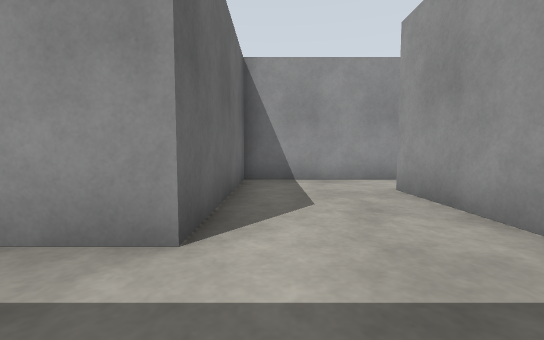
[1] (above)

24 first-person views from a walk through a world built for the Gazebo simulator. The camera is 0.72 m above the floor, tilts 4° down and sees 90° across. The floor is counted in squares, 1 m on a side. Each view is taken from the middle of a square. On the plan, view 1 faces up. The plan holds only what a view shows up to about 9 squares ahead; the rest is blank. The place goes on beyond the plan.

[2]
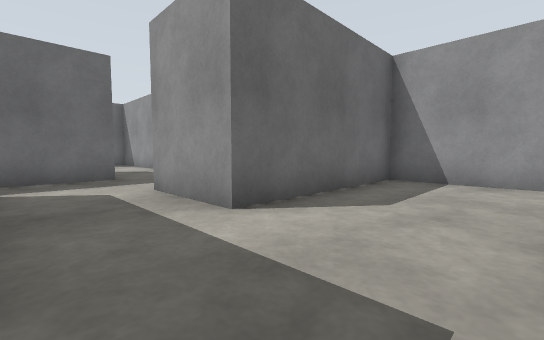

[3]
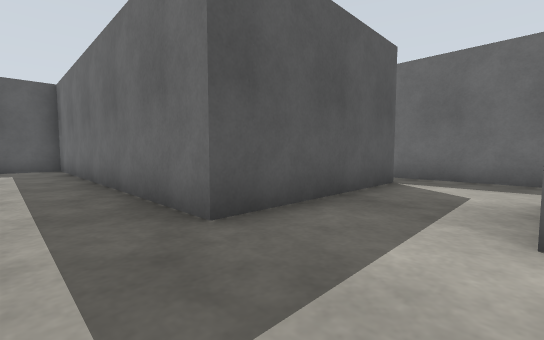

[4]
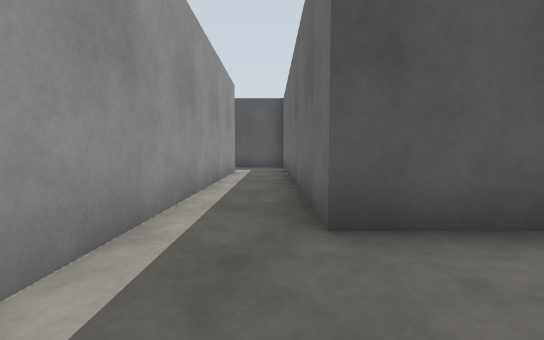

[5]
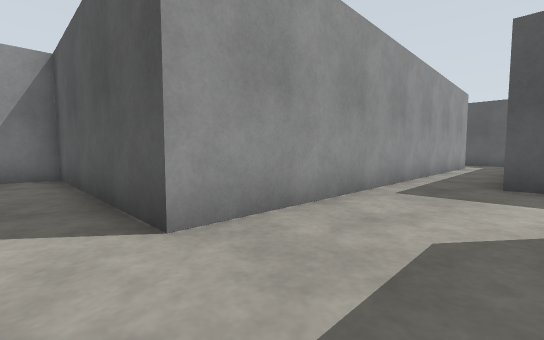

[6]
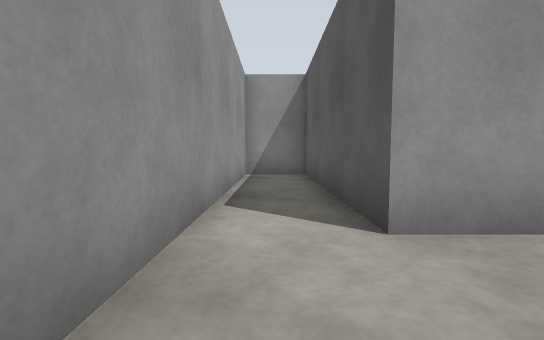

[7]
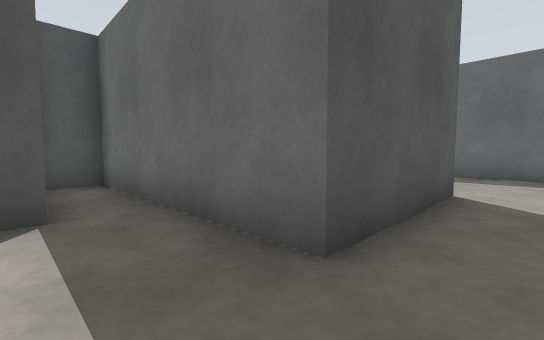

[8]
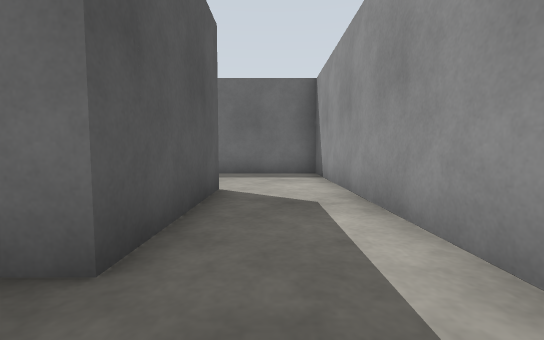

[9]
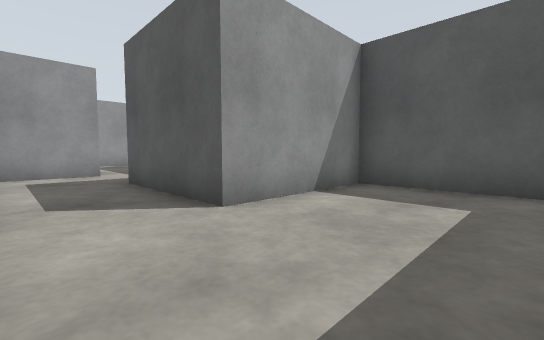

[10]
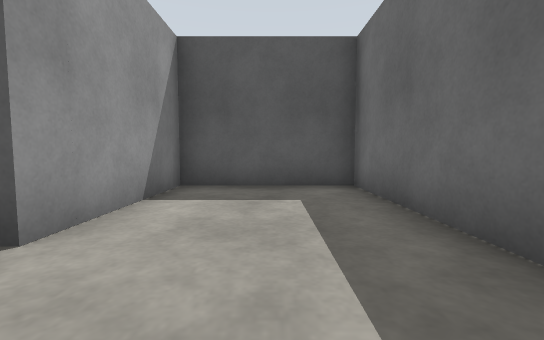

[11]
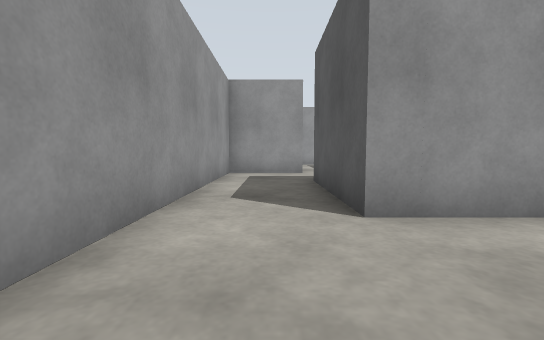

[12]
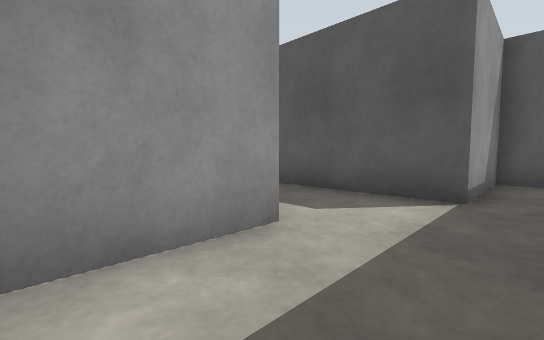

[13]
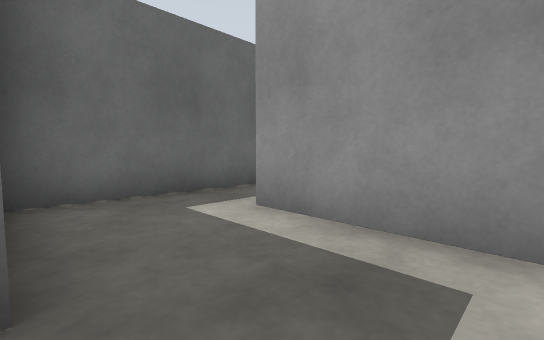

[14]
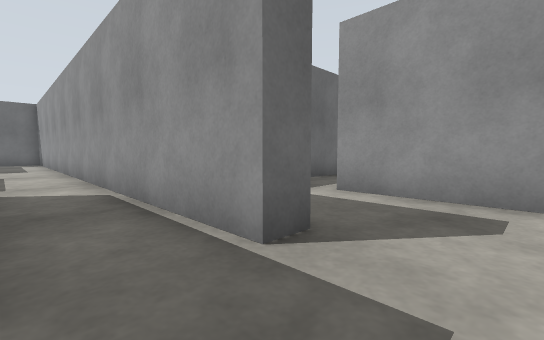

[15]
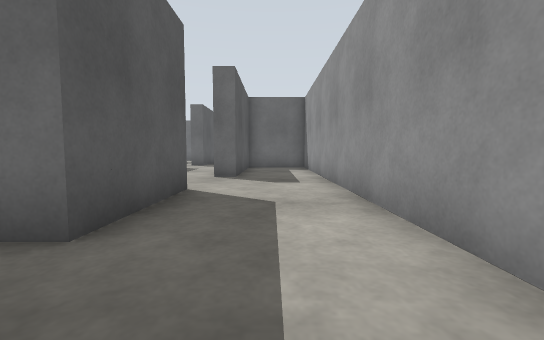

[16]
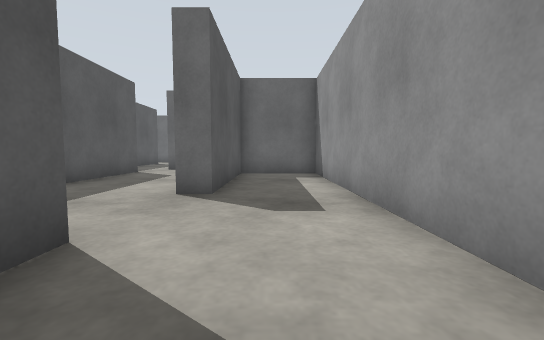

[17]
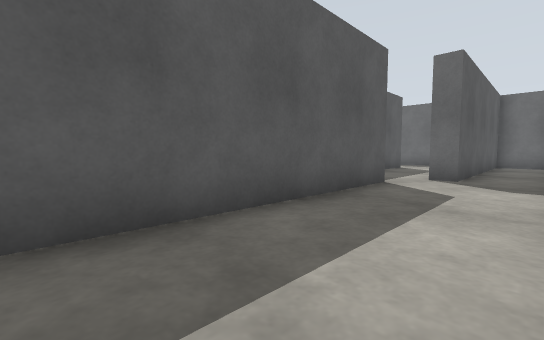

[18]
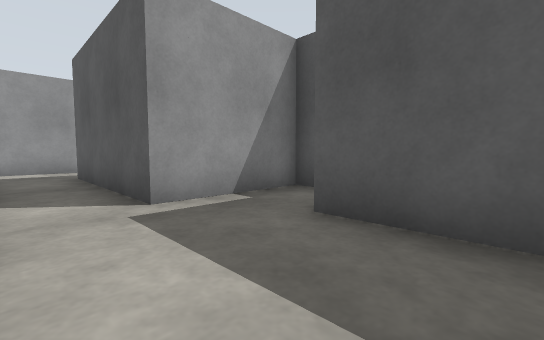

[19]
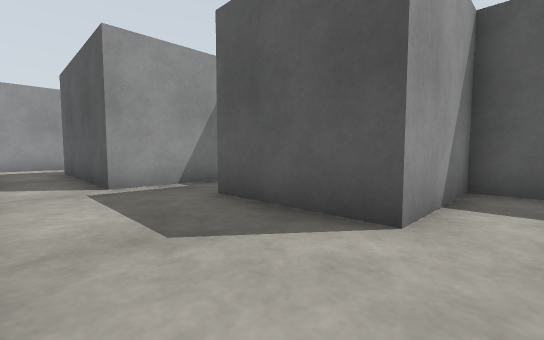

[20]
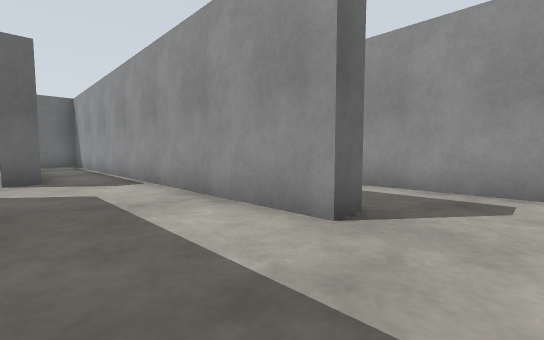

[21]
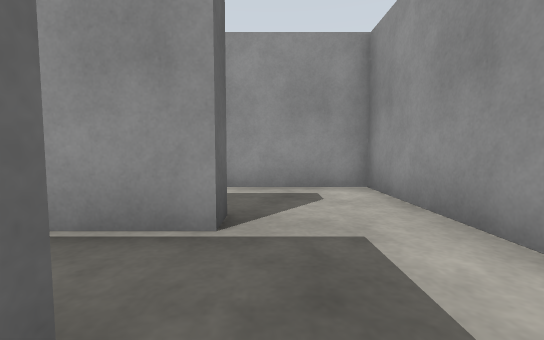

[22]
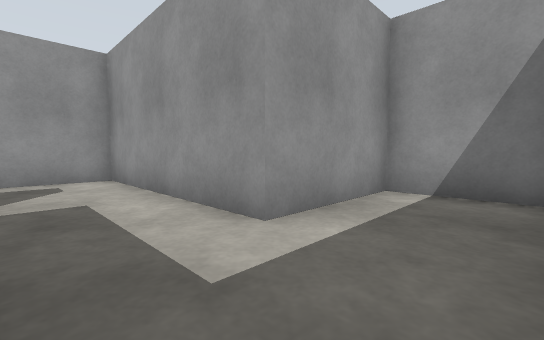

[23]
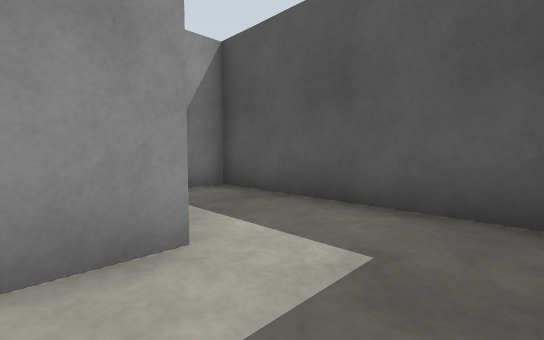

[24]
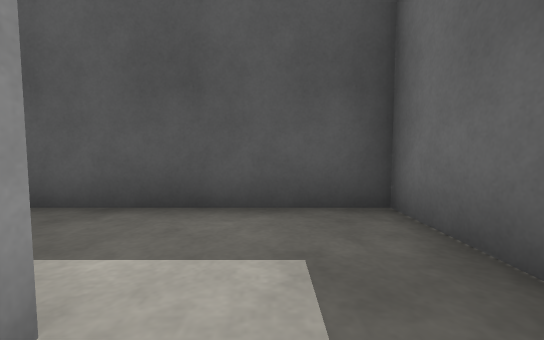

### Floor plan
Points are (right, up) in squares from view 1. A wall is a line through its corners. A room is listed if a view was taken in it or the views show most of it. See-through windows are left out.
Room 1 (views 1, 2, 3, 4, 5, 6)
walls: (-5.5, 2) (-5.5, -3.4) (-4.3, -3.4) (-4.3, -0.4) (0.5, -0.4) (0.5, -10); (2.3, -7) (2.3, 5) (8.3, 5) (8.3, 6.8) (-0.7, 6.8) (-0.7, 2) (-3.1, 2); (1.1, -10) (2.1, -10)
ways out: opening at (-4.5, 2) to room 2; opening at (3, -8.5) to room 3
Room 2 (views 7, 8, 9, 10, 11, 12)
walls: (-3.1, 2) (-3.1, 4.4) (-12.7, 4.4) (-12.7, -1.6) (-9.1, -1.6) (-9.1, 2) (-5.5, 2)
ways out: opening at (-4.5, 2) to room 1
Room 3 (view 13)
walls: (3.5, -9.9) (3.5, -10.6); (5.9, -10.5) (5.9, -7.6) (2.2, -7.6)
ways out: opening at (3, -8.5) to room 1; opening at (4.5, -10) to room 4
Room 4 (views 14, 15, 16, 17, 18, 19, 20, 23, 24)
walls: (-1.9, -15.4) (-1.3, -15.4) (-1.3, -12.4) (3.5, -12.4); (-13.4, -16.6) (-6.1, -16.6) (-6.1, -13.6) (-3.1, -13.6) (-3.1, -14.2); (3.5, -10.6) (-12.7, -10.6) (-12.7, -13) (-8.5, -13) (-8.5, -13.6) (-17.5, -13.6); (-18.5, -15.4) (-14.5, -15.4) (-14.5, -16); (5.9, -13) (5.9, -10.5)
ways out: opening at (4.5, -10) to room 3; opening at (4.5, -13) to room 5; opening at (-14, -16)
Room 5 (views 21, 22)
walls: (3.5, -12.4) (3.5, -15.4) (8.9, -15.4) (8.9, -13) (5.9, -13)
ways out: opening at (4.5, -13) to room 4

Positions as (right, up) in squares from view 1, and headings:
1: (0, 0), facing up
2: (2, 0), facing up-left
3: (2, 2), facing down-left
4: (1, 2), facing down
5: (0, 6), facing down-right
6: (0, 6), facing right
7: (-4, 3), facing down-left
8: (-4, 3), facing left
9: (-12, 4), facing down-right
10: (-11, 4), facing down
11: (-12, 3), facing right
12: (-5, 4), facing down-right
13: (5, -10), facing up-left
14: (5, -12), facing up-left
15: (-1, -12), facing left
16: (-4, -12), facing left
17: (-7, -14), facing down-left
18: (-5, -11), facing down-right
19: (-7, -11), facing down-right
20: (-7, -16), facing up-left
21: (4, -13), facing up
22: (4, -15), facing up-right
23: (4, -12), facing down-right
24: (5, -12), facing down
